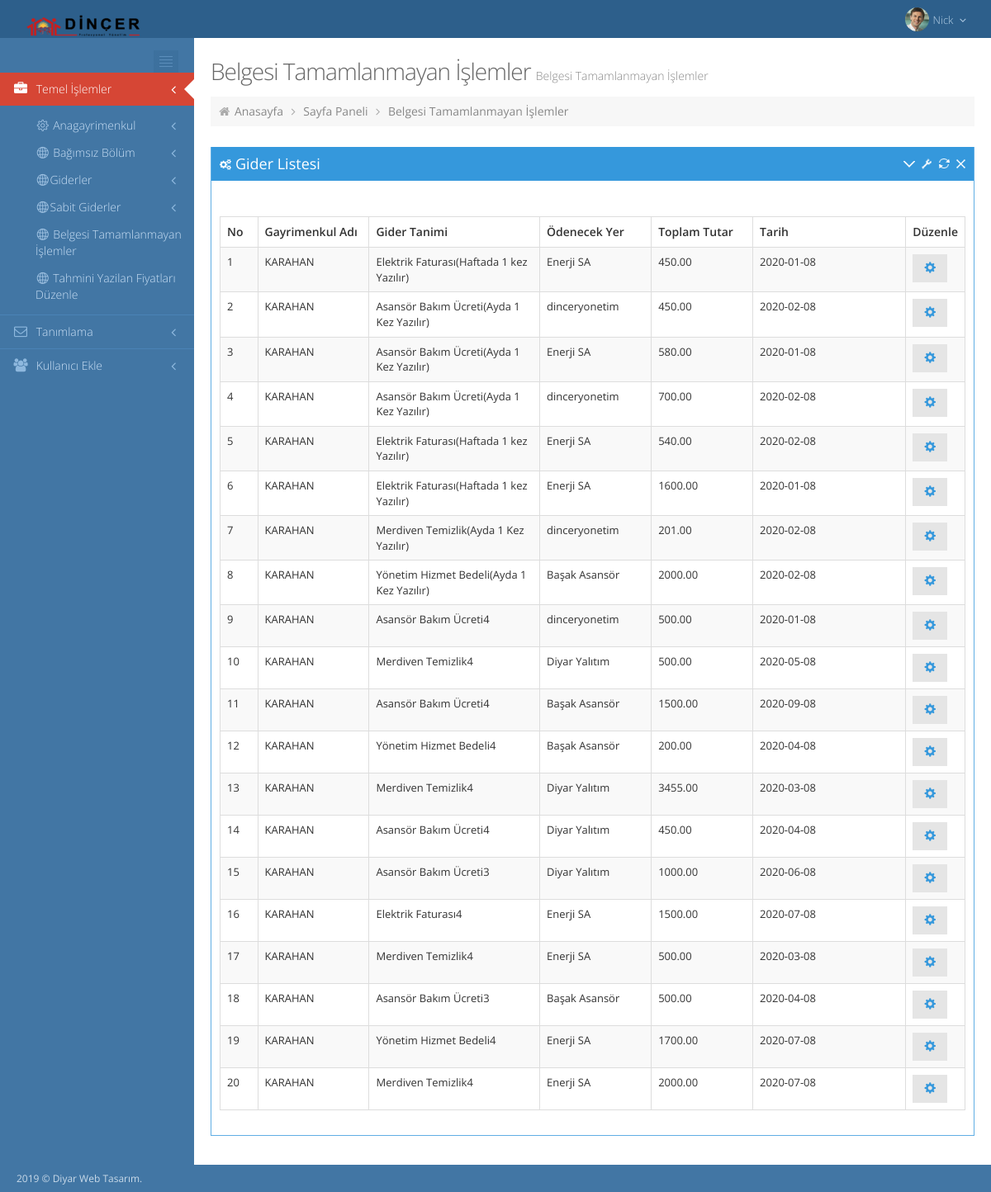
Page /templates/admin/belgesi_tamamlanmayan.php on the committed database.
### tables this page shows
CREATE TABLE `tb_anagayrimenkul_giderler` (
  `id` int(11) NOT NULL,
  `cinsi` varchar(100) DEFAULT NULL,
  `aciklamasi` varchar(100) DEFAULT NULL,
  `dagitimparametresi` tinyint(1) DEFAULT NULL,
  `dagitimyeri` tinyint(1) DEFAULT NULL,
  `tarih` date DEFAULT NULL,
  `taksit_sayisi` int(11) NOT NULL DEFAULT 1,
  `toplamtutar` decimal(20,2) DEFAULT NULL,
  `kartutari` decimal(20,2) DEFAULT NULL,
  `isiyapanaodenentutar` decimal(20,2) DEFAULT NULL,
  `tahsilatdurumu` tinyint(1) DEFAULT NULL,
  `kardurumu` tinyint(1) DEFAULT NULL,
  `gayrimenkulid` int(11) DEFAULT NULL,
  `belgenin_tarihi` date DEFAULT NULL,
  `belgenin_serino` varchar(100) DEFAULT NULL,
  `belgenin_cinsi` varchar(100) DEFAULT NULL
);

CREATE TABLE `tb_anagayrimenkul` (
  `id` int(11) NOT NULL,
  `payda` float NOT NULL,
  `ad` varchar(100) DEFAULT NULL,
  `aciklama` varchar(100) DEFAULT NULL,
  `adres` varchar(250) DEFAULT NULL,
  `banka_adi` varchar(50) DEFAULT NULL,
  `hesapadi` varchar(50) DEFAULT NULL,
  `subekodu` varchar(50) DEFAULT NULL,
  `hesapno` varchar(40) DEFAULT NULL,
  `iban_no` varchar(40) DEFAULT NULL,
  `karardefteri` varchar(40) DEFAULT NULL,
  `isletmedefteri` varchar(40) DEFAULT NULL,
  `vergino` varchar(100) DEFAULT NULL,
  `temsilci` varchar(200) DEFAULT NULL,
  `denetci` varchar(200) DEFAULT NULL,
  `bagimsizbolumsayisi` int(11) DEFAULT NULL
);

### templates/admin/belgesi_tamamlanmayan.php (the view, shortened to what this page needs)
<?php
include("db/connection.php");
?>
<!DOCTYPE html>
<html lang="en">
<head>
    <?php include'page_flash.php'; ?>
    <link href="../../assets/global/plugins/font-awesome/css/font-awesome.min.css" rel="stylesheet" type="text/css"/>
    <link href="../../assets/global/plugins/simple-line-icons/simple-line-icons.min.css" rel="stylesheet" type="text/css"/>
    <link href="../../assets/global/plugins/bootstrap/css/bootstrap.min.css" rel="stylesheet" type="text/css"/>
    <link href="../../assets/global/plugins/uniform/css/uniform.default.css" rel="stylesheet" type="text/css"/>
    <link href="../../assets/global/plugins/bootstrap-switch/css/bootstrap-switch.min.css" rel="stylesheet" type="text/css"/>
    <link href="../../assets/global/css/components.css" id="style_components" rel="stylesheet" type="text/css"/>
    <link href="../../assets/global/css/plugins.css" rel="stylesheet" type="text/css"/>
    <link href="../../assets/admin/layout/css/layout.css" rel="stylesheet" type="text/css"/>
    <link id="style_color" href="../../assets/admin/layout/css/themes/blue.css" rel="stylesheet" type="text/css"/>
    <link href="../../assets/admin/layout/css/custom.css" rel="stylesheet" type="text/css"/>
</head>
<body class="page-header-fixed page-quick-sidebar-over-content">
<?php include 'header.php'; ?>
<div class="page-container">
    <div class="page-sidebar-wrapper">
        <?php include 'side_menu.php'; ?>
    </div>
    <div class="page-content-wrapper">
        <div class="page-content">
            <h3 class="page-title">
                Belgesi Tamamlanmayan İşlemler <small>Belgesi Tamamlanmayan İşlemler</small>
            </h3>
            <div class="page-bar">
                <ul class="page-breadcrumb">
                    <li>
                        <i class="fa fa-home"></i>
                        <a href="index.php">Anasayfa</a>
                        <i class="fa fa-angle-right"></i>
                    </li>
                    <li>
                        <a href="">Sayfa Paneli</a>
                        <i class="fa fa-angle-right"></i>
                    </li>
                    <li>
                        <a href="belgesi_tamamlanmayan.php">Belgesi Tamamlanmayan İşlemler</a>
                    </li>
                </ul>
            </div>
            <div class="row">
                <div class="col-md-12">
                    <div class="portlet box blue">
                        <div class="portlet-title">
                            <div class="caption">
                                <i class="fa fa-cogs"></i>Gider Listesi
                            </div>
                            <div class="tools">
                                <a href="javascript:;" class="collapse">
                                </a>
                                <a href="#portlet-config" data-toggle="modal" class="config">
                                </a>
                                <a href="javascript:;" class="reload">
                                </a>
                                <a href="javascript:;" class="remove">
                                </a>
                            </div>
                        </div>
                        <div class="portlet-body">
                                <br class="clear" />
                                <table class="table table-striped table-bordered table-hover" id="sample_1">
                                    <thead>
                                    <tr>
                                        <th scope="col" style="width:50px">
                                            No
                                        </th>
                                        <th scope="col" style="width:150px">
                                            Gayrimenkul Adı
                                        </th>
                                        <th scope="col" style="width:250px">
                                            Gider Tanimi
                                        </th>
                                        <th scope="col" style="width:150px !important">
                                            Ödenecek Yer
                                        </th>
                                        <th scope="col" style="width:150px">
                                            Toplam Tutar
                                        </th>
                                        <th scope="col" style="width:250px">
                                            Tarih
                                        </th>
                                        <th scope="col">
                                            Düzenle
                                        </th>
                                    </tr>
                                    </thead>
                                    <tbody>
                                    <?php
                                        $sql="select
									tb_agm_g.id as 'No',
                                    concat(tb_agm_g.cinsi,tb_agm_g.aciklamasi) as 'gidertanimi',
									 tb_agm_g.toplamtutar,
									 tb_agm_g.tarih,
                                        tb_gm.ad
									from tb_anagayrimenkul_giderler tb_agm_g
                                    inner join tb_anagayrimenkul tb_gm
                                    on tb_agm_g.gayrimenkulid=tb_gm.id
                                    where tb_agm_g.belgenin_tarihi='0000-00-00'";
                                        $result = $db->query($sql);
                                        while($row = $result->fetch_assoc()) {
                                            $gd_id=$row["No"];
                                            $sql2=mysqli_query($db,"select odeme_yer_id,ad from tb_odemeyer
inner join tb_firma on tb_odemeyer.odeme_yer_id=tb_firma.id
where gider_id='$gd_id'");
                                            echo '<tr class="odd gradeX">';
                                            echo '<td>'.$row["No"].'</td>';
                                            echo '<td>'.$row["ad"].'</td>';
                                            echo '<td>'.$row["gidertanimi"].'</td>';
                                            echo '<td>';
                                            while ($par=mysqli_fetch_array($sql2)){
                                                echo $par["ad"]."<br>";
                                            }
                                            echo '</td>';
                                            echo '<td>'.$row["toplamtutar"].'</td>';
                                            echo '<td>'.$row["tarih"].'</td>';
                                            echo '<td><a class="btn default" href=belgesi_tamamlanmayan_duzenle.php?gd_id='.$row["No"].'><i class="glyphicon glyphicon-cog font-blue"> </i> </a></td>';
                                            echo '</tr>';
                                        }
                                    ?>
                                    </tbody>
                                </table>
                        </div>
                    </div>
                </div>
            </div>
        </div>
    </div>
</div>
<?php include 'footer.php'; ?>
</body>
</html>

### assets/admin/layout/css/themes/blue.css (style rules this page uses)
body { background-color: #4276A4; }

### rows in the picture
tb_anagayrimenkul_giderler: id "1", tb_anagayrimenkul.ad "KARAHAN", gidertanimi "Elektrik Faturası(Haftada 1 kez Yazılır)", ad "Enerji SA", toplamtutar "450.00", tarih "2020-01-08"
tb_anagayrimenkul_giderler: id "2", tb_anagayrimenkul.ad "KARAHAN", gidertanimi "Asansör Bakım Ücreti(Ayda 1 Kez Yazılır)", ad "dinceryonetim", toplamtutar "450.00", tarih "2020-02-08"
tb_anagayrimenkul_giderler: id "3", tb_anagayrimenkul.ad "KARAHAN", gidertanimi "Asansör Bakım Ücreti(Ayda 1 Kez Yazılır)", ad "Enerji SA", toplamtutar "580.00", tarih "2020-01-08"
tb_anagayrimenkul_giderler: id "4", tb_anagayrimenkul.ad "KARAHAN", gidertanimi "Asansör Bakım Ücreti(Ayda 1 Kez Yazılır)", ad "dinceryonetim", toplamtutar "700.00", tarih "2020-02-08"
tb_anagayrimenkul_giderler: id "5", tb_anagayrimenkul.ad "KARAHAN", gidertanimi "Elektrik Faturası(Haftada 1 kez Yazılır)", ad "Enerji SA", toplamtutar "540.00", tarih "2020-02-08"
tb_anagayrimenkul_giderler: id "6", tb_anagayrimenkul.ad "KARAHAN", gidertanimi "Elektrik Faturası(Haftada 1 kez Yazılır)", ad "Enerji SA", toplamtutar "1600.00", tarih "2020-01-08"
tb_anagayrimenkul_giderler: id "7", tb_anagayrimenkul.ad "KARAHAN", gidertanimi "Merdiven Temizlik(Ayda 1 Kez Yazılır)", ad "dinceryonetim", toplamtutar "201.00", tarih "2020-02-08"
tb_anagayrimenkul_giderler: id "8", tb_anagayrimenkul.ad "KARAHAN", gidertanimi "Yönetim Hizmet Bedeli(Ayda 1 Kez Yazılır)", ad "Başak Asansör", toplamtutar "2000.00", tarih "2020-02-08"
tb_anagayrimenkul_giderler: id "9", tb_anagayrimenkul.ad "KARAHAN", gidertanimi "Asansör Bakım Ücreti4", ad "dinceryonetim", toplamtutar "500.00", tarih "2020-01-08"
tb_anagayrimenkul_giderler: id "10", tb_anagayrimenkul.ad "KARAHAN", gidertanimi "Merdiven Temizlik4", ad "Diyar Yalıtım", toplamtutar "500.00", tarih "2020-05-08"
tb_anagayrimenkul_giderler: id "11", tb_anagayrimenkul.ad "KARAHAN", gidertanimi "Asansör Bakım Ücreti4", ad "Başak Asansör", toplamtutar "1500.00", tarih "2020-09-08"
tb_anagayrimenkul_giderler: id "12", tb_anagayrimenkul.ad "KARAHAN", gidertanimi "Yönetim Hizmet Bedeli4", ad "Başak Asansör", toplamtutar "200.00", tarih "2020-04-08"
tb_anagayrimenkul_giderler: id "13", tb_anagayrimenkul.ad "KARAHAN", gidertanimi "Merdiven Temizlik4", ad "Diyar Yalıtım", toplamtutar "3455.00", tarih "2020-03-08"
tb_anagayrimenkul_giderler: id "14", tb_anagayrimenkul.ad "KARAHAN", gidertanimi "Asansör Bakım Ücreti4", ad "Diyar Yalıtım", toplamtutar "450.00", tarih "2020-04-08"
tb_anagayrimenkul_giderler: id "15", tb_anagayrimenkul.ad "KARAHAN", gidertanimi "Asansör Bakım Ücreti3", ad "Diyar Yalıtım", toplamtutar "1000.00", tarih "2020-06-08"
tb_anagayrimenkul_giderler: id "16", tb_anagayrimenkul.ad "KARAHAN", gidertanimi "Elektrik Faturası4", ad "Enerji SA", toplamtutar "1500.00", tarih "2020-07-08"
tb_anagayrimenkul_giderler: id "17", tb_anagayrimenkul.ad "KARAHAN", gidertanimi "Merdiven Temizlik4", ad "Enerji SA", toplamtutar "500.00", tarih "2020-03-08"
tb_anagayrimenkul_giderler: id "18", tb_anagayrimenkul.ad "KARAHAN", gidertanimi "Asansör Bakım Ücreti3", ad "Başak Asansör", toplamtutar "500.00", tarih "2020-04-08"
tb_anagayrimenkul_giderler: id "19", tb_anagayrimenkul.ad "KARAHAN", gidertanimi "Yönetim Hizmet Bedeli4", ad "Enerji SA", toplamtutar "1700.00", tarih "2020-07-08"
tb_anagayrimenkul_giderler: id "20", tb_anagayrimenkul.ad "KARAHAN", gidertanimi "Merdiven Temizlik4", ad "Enerji SA", toplamtutar "2000.00", tarih "2020-07-08"
